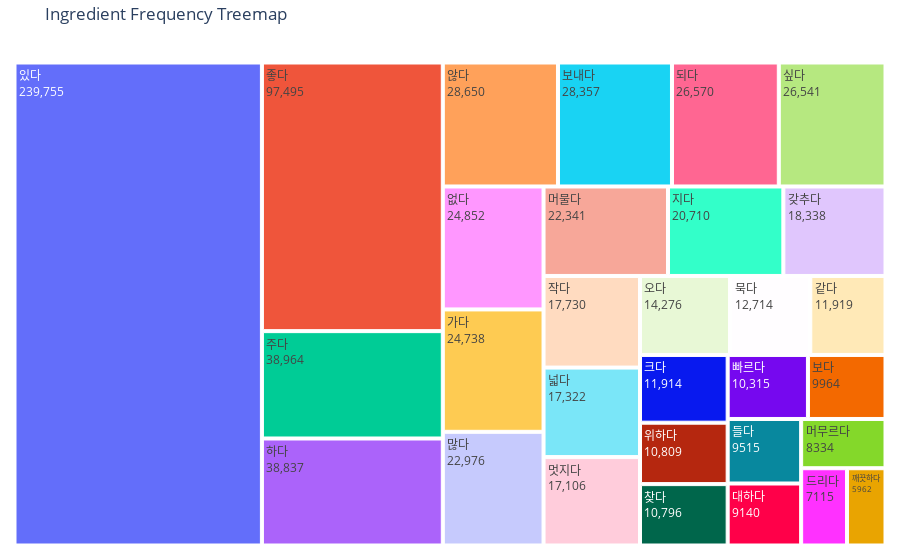

The code cell stored with this chart in its notebook:
### Code cell
import plotly.graph_objects as go

def generate_treemap(labels, values, title):
    fig = go.Figure(go.Treemap(
        labels=labels[:30],  # You can adjust the number of labels displayed
        parents=[''] * len(labels[:30]),
        values=values,
        texttemplate="%{label}<br>%{value}",
        hoverinfo='label+value',
    ))

    fig.update_layout(
        title=title,
        margin=dict(l=10, r=10, t=40, b=10),  # Adjust margins for better layout
    )

    fig.show()


label, counts = zip(*sorted_verbs)

generate_treemap(label, counts, 'Ingredient Frequency Treemap')

### Figure 1 — Plotly figure (JSON) as saved in the notebook; plotly's stock layout.template omitted (floating-point values rounded to 4 significant figures; data arrays with more than 128 entries replaced by an {"elided": "..."} marker saying what was removed)
{"data": [{"hoverinfo": "label+value", "labels": ["있다", "좋다", "주다", "하다", "않다", "보내다", "되다", "싶다", "없다", "가다", "많다", "머물다", "지다", "갖추다", "작다", "넓다", "멋지다", "오다", "묵다", "같다", "크다", "위하다", "찾다", "빠르다", "보다", "들다", "대하다", "머무르다", "드리다", "깨끗하다"], "parents": ["", "", "", "", "", "", "", "", "", "", "", "", "", "", "", "", "", "", "", "", "", "", "", "", "", "", "", "", "", ""], "texttemplate": "%{label}<br>%{value}", "type": "treemap", "values": {"elided": "1716 int values"}}], "layout": {"margin": {"b": 10, "l": 10, "r": 10, "t": 40}, "title": {"text": "Ingredient Frequency Treemap"}}}
